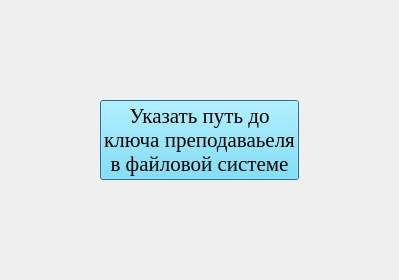
<?xml version="1.0" encoding="UTF-8"?>
<ui version="4.0">
 <class>first_launch</class>
 <widget class="QDialog" name="first_launch">
  <property name="geometry">
   <rect>
    <x>0</x>
    <y>0</y>
    <width>397</width>
    <height>279</height>
   </rect>
  </property>
  <property name="windowTitle">
   <string>Регистрация ключа преподавателя в системе</string>
  </property>
  <property name="sizeGripEnabled">
   <bool>false</bool>
  </property>
  <layout class="QVBoxLayout" name="verticalLayout">
   <property name="leftMargin">
    <number>100</number>
   </property>
   <property name="topMargin">
    <number>100</number>
   </property>
   <property name="rightMargin">
    <number>100</number>
   </property>
   <property name="bottomMargin">
    <number>100</number>
   </property>
   <item>
    <widget class="QPushButton" name="btnSearchPathToKey">
     <property name="font">
      <font>
       <family>Times New Roman</family>
       <pointsize>16</pointsize>
      </font>
     </property>
     <property name="styleSheet">
      <string notr="true">background-color: #66e3ff;</string>
     </property>
     <property name="text">
      <string>Указать путь до
ключа преподаваьеля
в файловой системе</string>
     </property>
    </widget>
   </item>
  </layout>
 </widget>
 <resources/>
 <connections/>
</ui>
